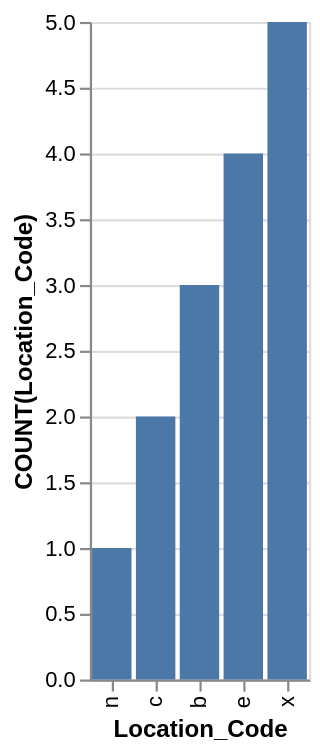

Vega-Lite specification for this chart:
### Vega-Lite specification from a JSON file in a GitHub repository (floating-point values rounded to 4 significant figures)
{"data": {"values": [{"x_data": "b", "y_data": 3}, {"x_data": "c", "y_data": 2}, {"x_data": "e", "y_data": 4}, {"x_data": "n", "y_data": 1}, {"x_data": "x", "y_data": 5}]}, "mark": "bar", "encoding": {"x": {"field": "x_data", "type": "nominal", "title": "Location_Code", "sort": {"op": "sum", "field": "y_data", "order": "ascending"}}, "y": {"field": "y_data", "type": "quantitative", "title": "COUNT(Location_Code)"}}}
